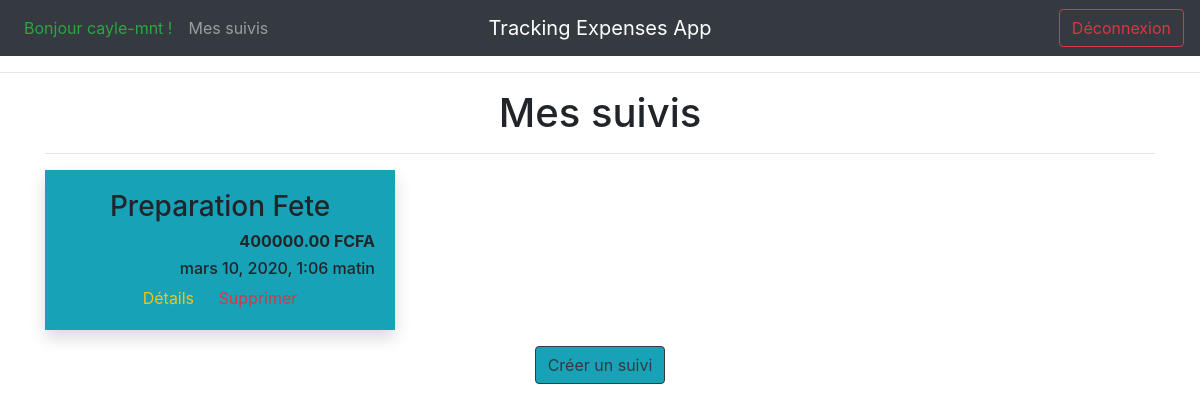
Screenshot of / (signed in) with the database file from the repository.
### suivi_depenses/models.py (models this page shows, shortened)
class Suivi(models.Model):
    user = models.ForeignKey(User,on_delete=models.CASCADE,related_name='suivis',null=True)
    slug = models.SlugField(max_length=100,unique=True,blank=True)
    date_creation = models.DateTimeField(auto_now_add=True)
    nom = models.CharField(max_length=100)
    budget = models.DecimalField(max_digits=10,decimal_places=2)
    date_limite = models.DateField()

### suivi_depenses/views.py (the view)
# urls.py: path('',views.liste_suivis,name='liste_suivis'),
@login_required(login_url="/connexion/")
def liste_suivis(request):
    user=request.user
    suivis=Suivi.objects.filter(user=user)
    return render(request,'suivi_depenses/liste_suivis.html',{'suivis':suivis})

### suivi_depenses/templates/suivi_depenses/liste_suivis.html
{% extends 'suivi_depenses/base.html' %}
{% block content %}
<div class="container">
    <h1 class="text-center">Mes suivis</h1>
    <hr>
    <div class="row">
        {% for s in suivis %}
        <div class="col-4">
            <div class="card-body bg-info text-center shadow">
                <h3>{{s.nom}}</h3>
                <h6 class="text-right font-weight-bold">{{s.budget}} FCFA</h6>
                <h6 class="text-right">{{s.date_creation}}</h6>
                <a href="{% url 'details_suivi' s.slug%}" class="card-link text-warning ">Détails</a>
                <a href="{% url 'del_suivi' s.slug%}" class="card-link text-danger ">Supprimer</a>
            </div>
        </div>
        {% empty %}
        <div class="text-center">
            <h2 class="text-secondary">Pas encore de suivi...</h2>
        </div>
        {% endfor %}
    </div>
    <div class="text-center mt-3">
        <a href="{% url 'ajout_suivi' %}"><button class="btn btn-info btn-outline-dark">Créer un suivi</button></a>
    </div>
</div>
{% endblock %}

### suivi_depenses/templates/suivi_depenses/base.html (shortened to what this page needs)
{% load static %}
<!DOCTYPE html>
<html lang="en">
<head>
  <link rel="stylesheet" href="{% static 'css/bootstrap.min.css' %}">
  <link rel="stylesheet" href="{% static 'css/style.css' %}">
</head>
<body>
  <nav class="navbar navbar-expand-md navbar-dark bg-dark">
    <div class="navbar-collapse collapse w-100 order-1 order-md-0 dual-collapse2">
        <ul class="navbar-nav mr-auto">
            <li class="nav-item active">
                <a class="nav-link text-success" href="#">Bonjour {{user}} !</a>
            </li>
            <li class="nav-item">
                <a class="nav-link" href="/">Mes suivis</a>
            </li>
        </ul>
    </div>
    <div class="mx-auto order-0">
        <a class="navbar-brand mx-auto" href="#">Tracking Expenses App</a>
    </div>
    <div class="navbar-collapse collapse w-100 order-3 dual-collapse2">
        <ul class="navbar-nav ml-auto">
            <li class="nav-item">
              <form action="{% url 'deconnexion' %}" method="post">
                <button type="submit" class="btn btn-dark btn-outline-danger">Déconnexion</button>
              </form>
            </li>
        </ul>
    </div>
</nav>
<hr>
  {% block content %}
  {% endblock %}
</body>
</html>

### rows the page displays
Suivi: nom "Preparation Fete", budget "400000.00", date_creation "mars 10, 2020, 1:06 matin"

### other values shown
{{ user }} "cayle-mnt"
